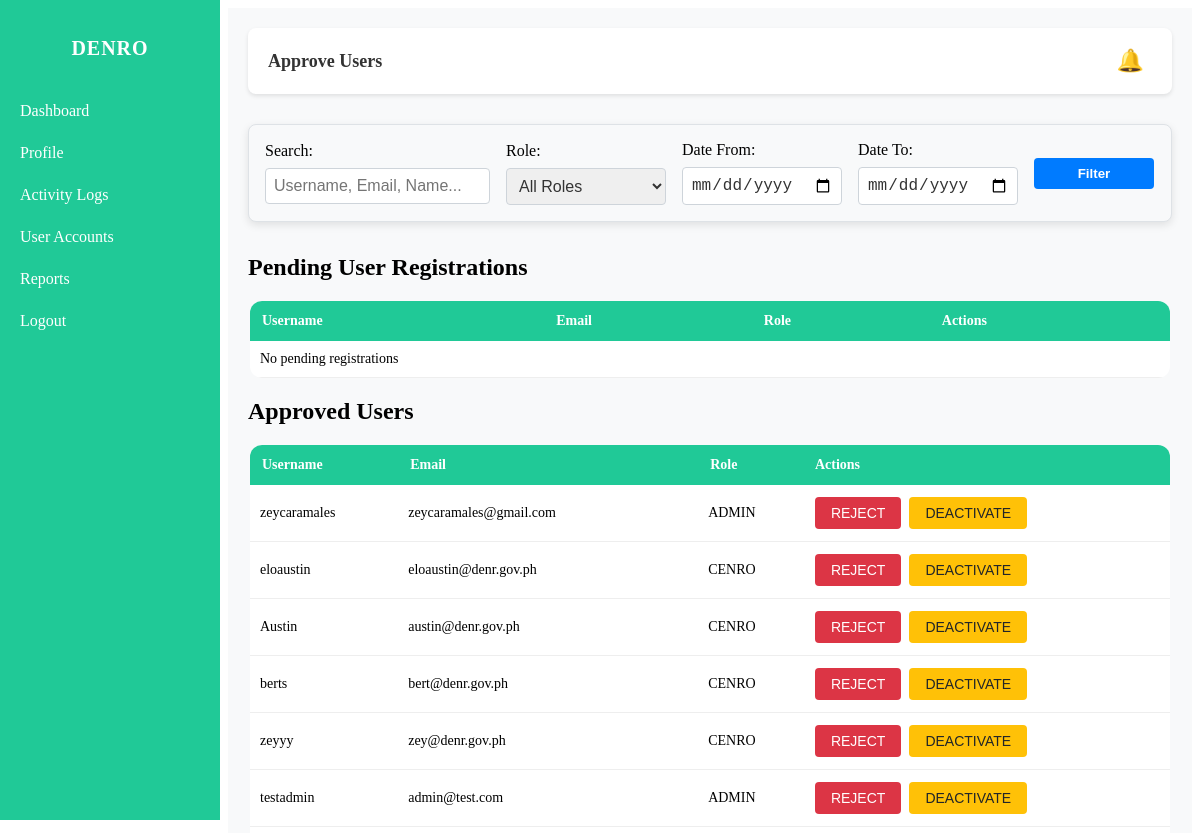
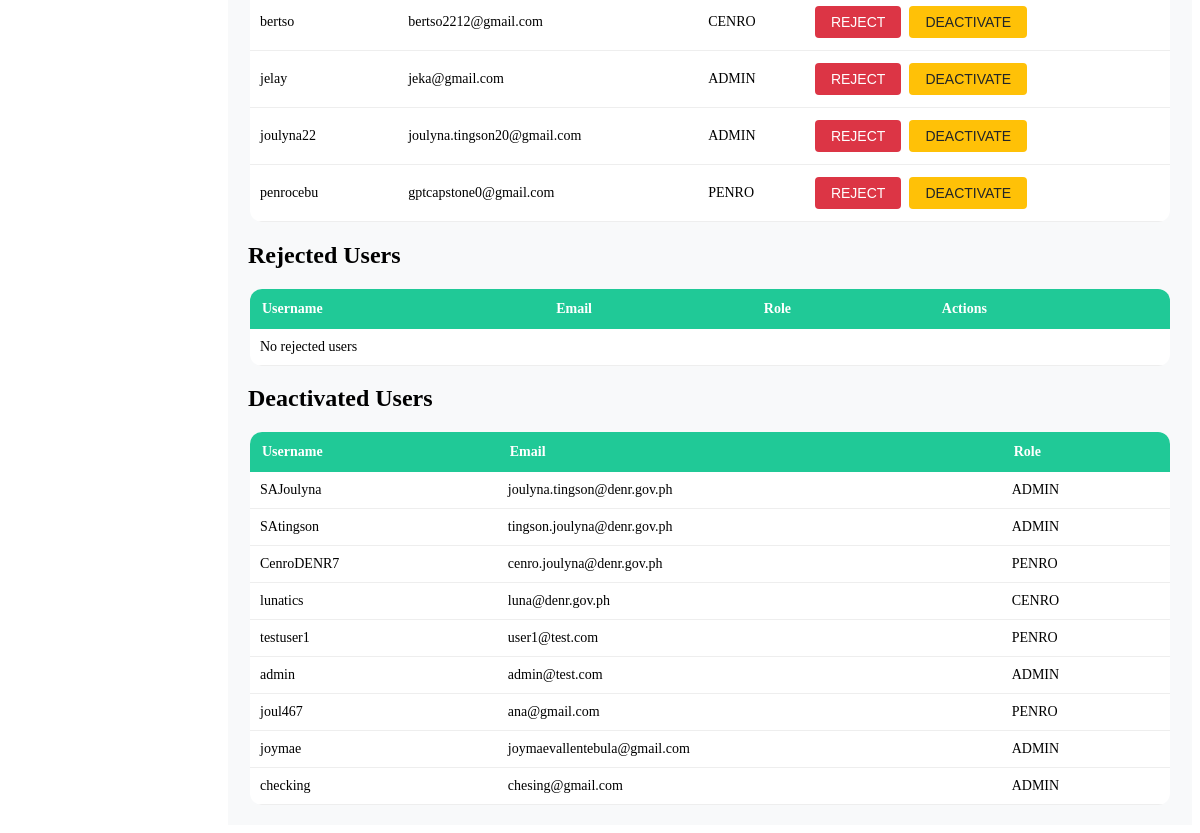
The page /custom-admin/approve-users/ (signed in) on the database as committed earlier (2 pictures, top to bottom).
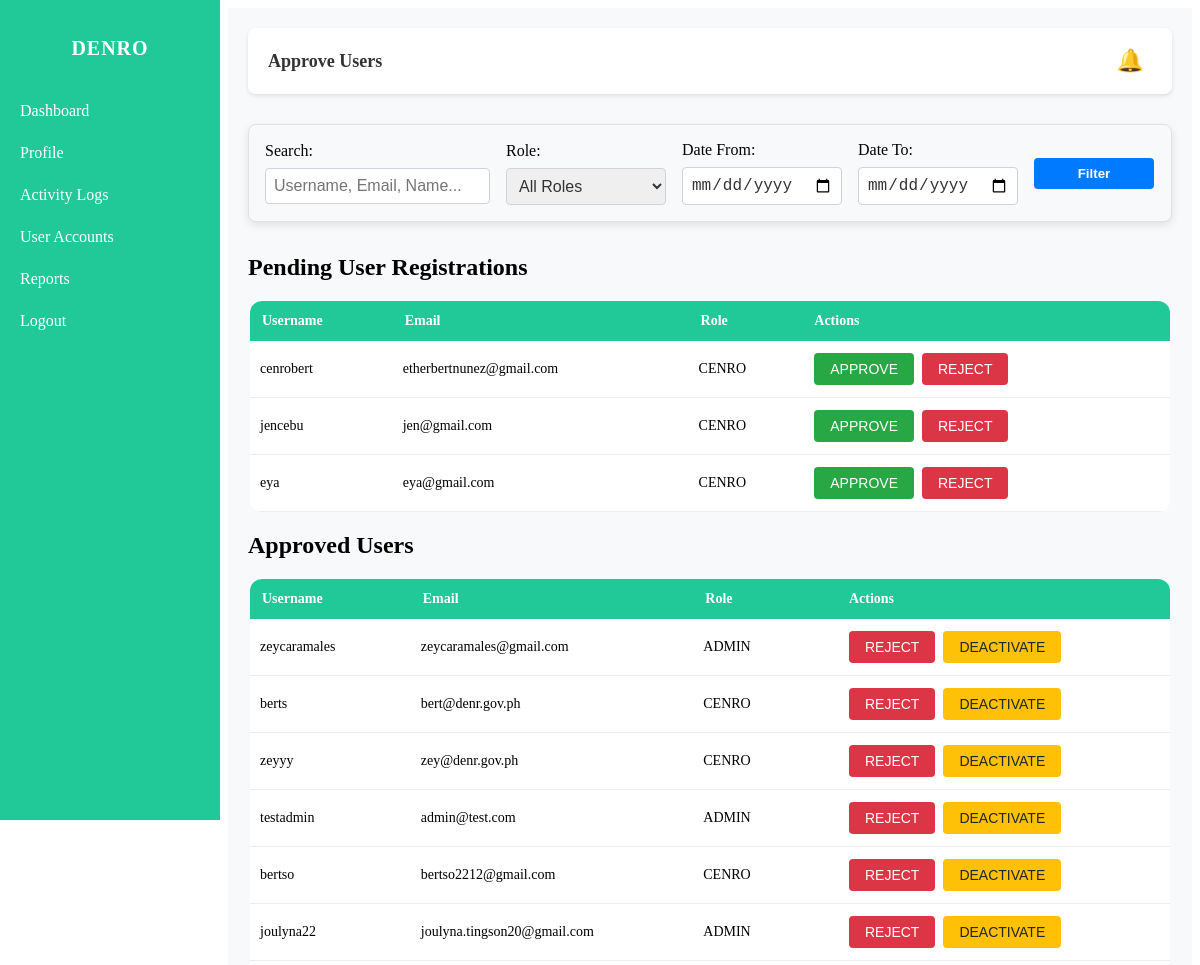
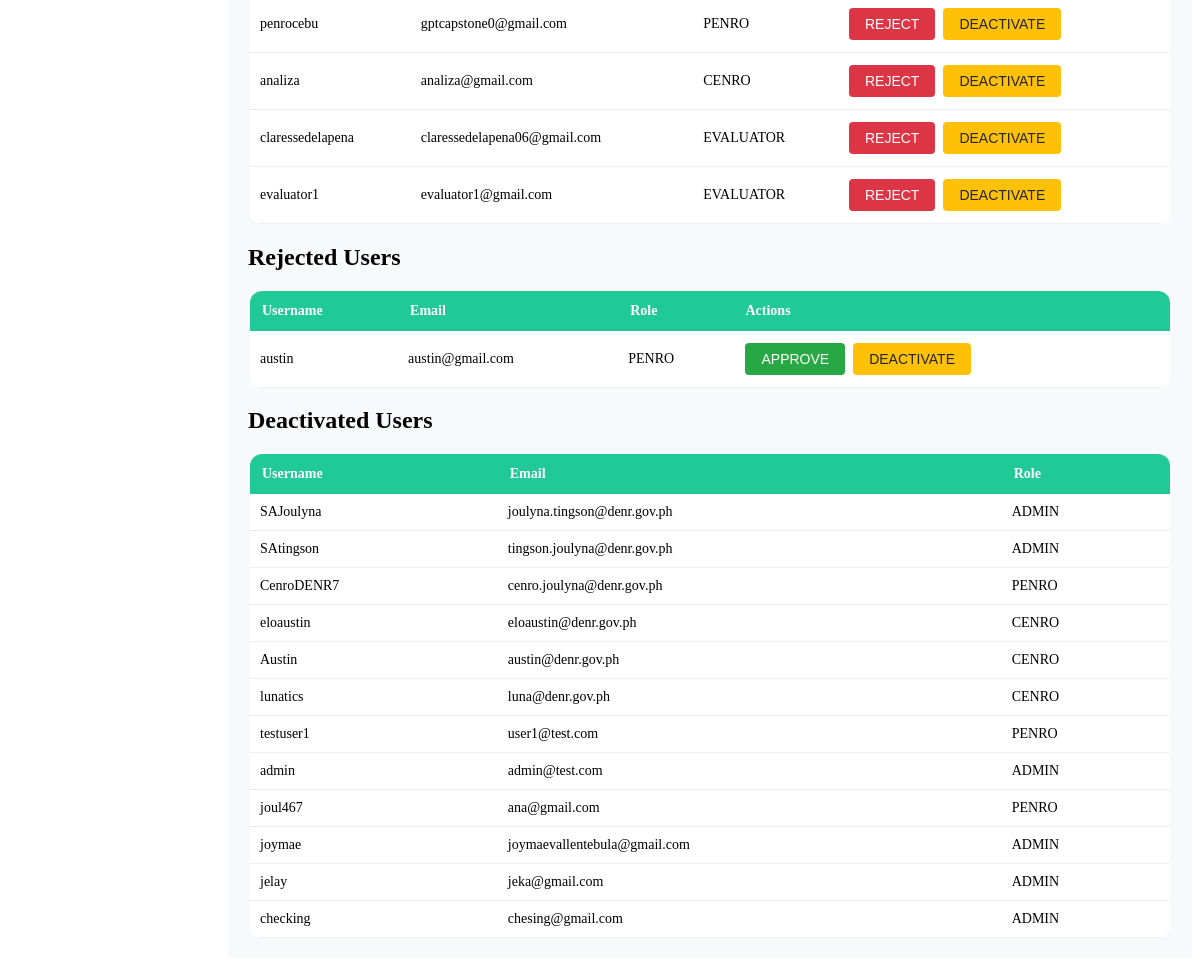
The same page on the database as committed later (2 pictures, top to bottom).
### DENRO/models.py (models this page shows, shortened)
class User(AbstractUser):
    class RoleChoices(models.TextChoices):
        SUPER_ADMIN = "SUPER_ADMIN", "Super Admin"
        ADMIN = "ADMIN", "Admin"
        PENRO = "PENRO", "PENRO"
        CENRO = "CENRO", "CENRO"
        EVALUATOR = "EVALUATOR", "Evaluator"
    email = models.EmailField()
    role = models.CharField(
        max_length=20, choices=RoleChoices.choices, default=RoleChoices.ADMIN
    )
    is_approved = models.BooleanField(default=False)
    is_rejected = models.BooleanField(default=False)
    is_deactivated = models.BooleanField(default=False)
    gender = models.CharField(max_length=10, choices=[('Male', 'Male'), ('Female', 'Female')], blank=True, null=True)
    phone_number = models.CharField(max_length=20, blank=True, null=True)
    region = models.CharField(max_length=100, blank=True, null=True)
    profile_pic = models.CharField(max_length=255, blank=True, null=True)
    id_number = models.CharField(max_length=50, blank=True, null=True, unique=True)

### DENRO/views.py (the view, shortened to what this page needs)
# urls.py: path("custom-admin/approve-users/", views.approve_users, name="approve_users"),
@user_passes_test(is_admin)
def approve_users(request):
    pending_users = User.objects.filter(
        is_approved=False, is_rejected=False, is_deactivated=False
    )
    approved_users = User.objects.filter(is_approved=True, is_deactivated=False)
    rejected_users = User.objects.filter(is_rejected=True)
    deactivated_users = User.objects.filter(is_deactivated=True)
    q = request.GET.get("q")
    role = request.GET.get("role")
    dfrom = request.GET.get("from")
    dto = request.GET.get("to")
    if role:
        pending_users = pending_users.filter(role=role)
        approved_users = approved_users.filter(role=role)
        rejected_users = rejected_users.filter(role=role)
        deactivated_users = deactivated_users.filter(role=role)
    if dfrom:
        pending_users = pending_users.filter(date_joined__date__gte=dfrom)
        approved_users = approved_users.filter(date_joined__date__gte=dfrom)
        rejected_users = rejected_users.filter(date_joined__date__gte=dfrom)
        deactivated_users = deactivated_users.filter(date_joined__date__gte=dfrom)
    if dto:
        pending_users = pending_users.filter(date_joined__date__lte=dto)
        approved_users = approved_users.filter(date_joined__date__lte=dto)
        rejected_users = rejected_users.filter(date_joined__date__lte=dto)
        deactivated_users = deactivated_users.filter(date_joined__date__lte=dto)
    notifications, unread_count = get_unread_notifications(request)
    return render(
        request,
        "ADMIN/approve_users.html",
        {
            "pending_users": pending_users,
            "approved_users": approved_users,
            "rejected_users": rejected_users,
            "deactivated_users": deactivated_users,
            "notifications": notifications,
            "unread_count": unread_count,
        },
    )

### DENRO/context_processors.py (called while the page is built)
def _normalize_role(raw: Any) -> str:
    if raw is None:
        return ""
    text = str(raw).upper()
    return re.sub(r"[^A-Z]", "", text)

### DENRO/views.py (called while the page is built)
def is_admin(user):
    return getattr(user, "role", None) in ("ADMIN", "SUPER_ADMIN")

def get_unread_notifications(request):
    notifications = Notification.objects.filter(user=request.user, is_read=False).order_by("-created_at")
    return notifications, notifications.count()

### DENRO/templates/ADMIN/approve_users.html (shortened to what this page needs)
{% load static %}
<!DOCTYPE html>
<html lang="en">
<head>
    <link rel="stylesheet" href="{% static 'styles/dashboard.css' %}">
    <link rel="stylesheet" href="{% static 'styles/sidebar.css' %}">
</head>
<body>
    {% include 'includes/adminsidebar.html' %}
    <div class="content">
        <div class="top-bar">
            <h2>Approve Users</h2>
            <div class="notification">
                <button id="notifBtn" class="bell-btn">
                    🔔
                </button>
            </div>
        </div>
        <div class="filters" style="background: #f8f9fa; padding: 1rem; border-radius: 8px; border: 1px solid #dee2e6; margin-bottom: 2rem;">
            <form method="get" style="display: flex; gap: 1rem; align-items: center; flex-wrap: wrap;">
                <div style="display: flex; flex-direction: column;">
                    <label for="q" style="font-weight: 500; margin-bottom: 0.5rem;">Search:</label>
                    <input type="text" id="q" name="q" placeholder="Username, Email, Name..." value="{{ request.GET.q }}" style="padding: 0.5rem; border: 1px solid #ced4da; border-radius: 4px; min-width: 200px;">
                </div>
                <div style="display: flex; flex-direction: column;">
                    <label for="role" style="font-weight: 500; margin-bottom: 0.5rem;">Role:</label>
                    <select id="role" name="role" style="padding: 0.5rem; border: 1px solid #ced4da; border-radius: 4px;">
                        <option value="">All Roles</option>
                    </select>
                </div>
                <div style="display: flex; flex-direction: column;">
                    <label for="from" style="font-weight: 500; margin-bottom: 0.5rem;">Date From:</label>
                    <input type="date" id="from" name="from" value="{{ request.GET.from }}" style="padding: 0.5rem; border: 1px solid #ced4da; border-radius: 4px;">
                </div>
                <div style="display: flex; flex-direction: column;">
                    <label for="to" style="font-weight: 500; margin-bottom: 0.5rem;">Date To:</label>
                    <input type="date" id="to" name="to" value="{{ request.GET.to }}" style="padding: 0.5rem; border: 1px solid #ced4da; border-radius: 4px;">
                </div>
                <div style="display: flex; align-items: flex-end;">
                    <button type="submit" style="background: #007bff; color: white; border: none; padding: 0.5rem 1rem; border-radius: 4px; cursor: pointer;">Filter</button>
                </div>
            </form>
        </div>
        <h2>Pending User Registrations</h2>
        <div class="table-wrap">
            <table>
                <thead>
                    <tr>
                        <th>Username</th>
                        <th>Email</th>
                        <th>Role</th>
                        <th>Actions</th>
                    </tr>
                </thead>
                <tbody>
                    {% for user in pending_users %}
                    <tr>
                        <td>{{ user.username }}</td>
                        <td>{{ user.email }}</td>
                        <td>{{ user.role }}</td>
                        <td>
                            <form method="post" action="{% url 'approve_users' %}">
                                <button type="submit" name="action" value="approve" class="btn btn-approve">Approve</button>
                                <button type="submit" name="action" value="reject" class="btn btn-reject">Reject</button>
                            </form>
                        </td>
                    </tr>
                    {% empty %}
                    <tr><td colspan="4">No pending registrations</td></tr>
                    {% endfor %}
                </tbody>
            </table>
        </div>
        <h2>Approved Users</h2>
        <div class="table-wrap">
            <table>
                <thead>
                    <tr>
                        <th>Username</th>
                        <th>Email</th>
                        <th>Role</th>
                        <th>Actions</th>
                    </tr>
                </thead>
                <tbody>
                    {% for user in approved_users %}
                    <tr>
                        <td>{{ user.username }}</td>
                        <td>{{ user.email }}</td>
                        <td>{{ user.role }}</td>
                        <td>
                            <form method="post" action="{% url 'approve_users' %}">
                                <button type="submit" name="action" value="reject_approved" class="btn btn-reject">Reject</button>
                                <button type="submit" name="action" value="deactivate" class="btn btn-deactivate">Deactivate</button>
                            </form>
                        </td>
                    </tr>
                    {% empty %}
                    <tr><td colspan="4">No approved users</td></tr>
                    {% endfor %}
                </tbody>
            </table>
        </div>
        <h2>Rejected Users</h2>
        <div class="table-wrap">
            <table>
                <thead>
                    <tr>
                        <th>Username</th>
                        <th>Email</th>
                        <th>Role</th>
                        <th>Actions</th>
                    </tr>
                </thead>
                <tbody>
                    {% for user in rejected_users %}
                    <tr>
                        <td>{{ user.username }}</td>
                        <td>{{ user.email }}</td>
                        <td>{{ user.role }}</td>
                        <td>
                            <form method="post" action="{% url 'approve_users' %}">
                                <button type="submit" name="action" value="reapprove" class="btn btn-approve">Approve</button>
                                <button type="submit" name="action" value="deactivate_rejected" class="btn btn-deactivate">Deactivate</button>
                            </form>
                        </td>
                    </tr>
                    {% empty %}
                    <tr><td colspan="4">No rejected users</td></tr>
                    {% endfor %}
                </tbody>
            </table>
        </div>
        <h2>Deactivated Users</h2>
        <div class="table-wrap">
            <table>
                <thead>
                    <tr>
                        <th>Username</th>
                        <th>Email</th>
                        <th>Role</th>
                    </tr>
                </thead>
                <tbody>
                    {% for user in deactivated_users %}
                    <tr>
                        <td>{{ user.username }}</td>
                        <td>{{ user.email }}</td>
                        <td>{{ user.role }}</td>
                    </tr>
                    {% empty %}
                    <tr><td colspan="3">No deactivated users</td></tr>
                    {% endfor %}
                </tbody>
            </table>
        </div>
    </div>
</body>
</html>

### DENRO/templates/includes/adminsidebar.html
<div class="sidebar">
  <h2>DENRO</h2>
  <a href="{% url 'admin_dashboard' %}">Dashboard</a>
  <a href="{% url 'user_profile' %}">Profile</a>
  <a href="{% url 'admin_activitylogs' %}">Activity Logs</a>
  <a href="{% url 'approve_users' %}">User Accounts</a>
  <a href="{% url 'admin_reports' %}">Reports</a>
  <a href="{% url 'logout' %}">Logout</a>
</div>

### DENRO/static/styles/dashboard.css (style rules this page uses)
:root { --main-bg: #19c59f; --color-text: #0a3b30; --color-text-light: #0d5145; --color-accent: #0a3b30; --panel: #d8f7ec; --panel-2: #e8f4ef; --radius: 14px; --left-strip: 240px; }

### DENRO/static/styles/sidebar.css (style rules this page uses)
.sidebar { width: 220px; background: #20c997; color: white; height: 100vh; position: fixed; left: 0; top: 0; padding-top: 20px; display: flex; flex-direction: column; }
.sidebar h2 { text-align: center; margin-bottom: 30px; font-size: 20px; font-weight: bold; letter-spacing: 1px; }
.sidebar a { display: block; padding: 12px 20px; color: white; text-decoration: none; font-weight: 500; transition: all 0.3s ease; }
.content { margin-left: 220px; padding: 20px; background: #f8f9fa; min-height: 100vh; }
.filters { background: white; padding: 16px 20px; border-radius: 12px; box-shadow: 0 3px 8px rgba(0,0,0,0.1); max-width: 920px; margin: 0 auto 30px; display: flex; flex-wrap: nowrap; gap: 8px; align-items: center; justify-content: flex-start; overflow-x: auto; scrollbar-width: thin; scrollbar-color: #20c997 #f1f1f1; }
.filters form { display: flex; flex-wrap: nowrap; gap: 8px; width: 100%; align-items: center; min-width: max-content; }
.filters input[type="text"], .filters input[type="date"], .filters select { padding: 12px 16px; border: 1px solid #ccc; border-radius: 8px; font-size: 16px; color: #333; min-width: 160px; transition: border-color 0.2s ease; box-sizing: border-box; }
.filters button[type="submit"] { background-color: #20c997; color: white; border: none; padding: 12px 24px; border-radius: 8px; font-weight: 600; cursor: pointer; transition: background-color 0.3s ease; min-width: 120px; white-space: nowrap; }
.top-bar { display: flex; justify-content: space-between; align-items: center; background: #ffffff; padding: 12px 20px; border-radius: 8px; box-shadow: 0 2px 4px rgba(0,0,0,0.1); margin-bottom: 30px; }
.top-bar h2 { margin: 0; font-size: 18px; font-weight: 600; color: #333; }
.notification { position: relative; }
.bell-btn { background: none; border: none; font-size: 22px; cursor: pointer; color: #20c997; }
.table-wrap { max-width: 920px; margin: 0 auto; }
table { width: 100%; border-collapse: collapse; margin-top: 8px; background: white; border-radius: 12px; overflow: hidden; }
th { background: #20c997; color: white; padding: 12px; text-align: left; font-weight: 600; font-size: 14px; }
td { padding: 10px; border-bottom: 1px solid #eee; font-size: 14px; }

### DENRO/templates/ADMIN/approve_users.html (style rules this page uses)
.btn { padding: 8px 16px; margin: 2px; border: none; border-radius: 4px; cursor: pointer; font-size: 14px; font-weight: 500; text-transform: uppercase; transition: all 0.3s ease; min-width: 80px; }
.btn-approve { background-color: #28a745; color: white; }
.btn-reject { background-color: #dc3545; color: white; }
.btn-deactivate { background-color: #ffc107; color: #212529; }
td form { display: flex; flex-wrap: wrap; gap: 4px; }
.notification { position: relative; display: inline-block; }
.bell-btn { background-color: transparent; border: none; cursor: pointer; font-size: 22px; position: relative; padding: 8px; border-radius: 4px; transition: background-color 0.3s ease; }

Rows that differ between the two databases and show on the page:
added User: username "cenrobert", email "etherbertnunez@gmail.com", role "CENRO", shown under "Pending User Registrations"
added User: username "jencebu", email "jen@gmail.com", role "CENRO", shown under "Pending User Registrations"
added User: username "eya", email "eya@gmail.com", role "CENRO", shown under "Pending User Registrations"
added User: username "analiza", email "analiza@gmail.com", role "CENRO", shown under "Approved Users"
added User: username "claressedelapena", email "claressedelapena06@gmail.com", role "EVALUATOR", shown under "Approved Users"
added User: username "evaluator1", email "evaluator1@gmail.com", role "EVALUATOR", shown under "Approved Users"
added User: username "austin", email "austin@gmail.com", role "PENRO", shown under "Rejected Users"
changed User "eloaustin": moves from the list under "Approved Users" to the list under "Deactivated Users"
changed User "Austin": moves from the list under "Approved Users" to the list under "Deactivated Users"
changed User "jelay": moves from the list under "Approved Users" to the list under "Deactivated Users"
Other text that changed with them:
text no longer shown: "No pending registrations No rejected users"
